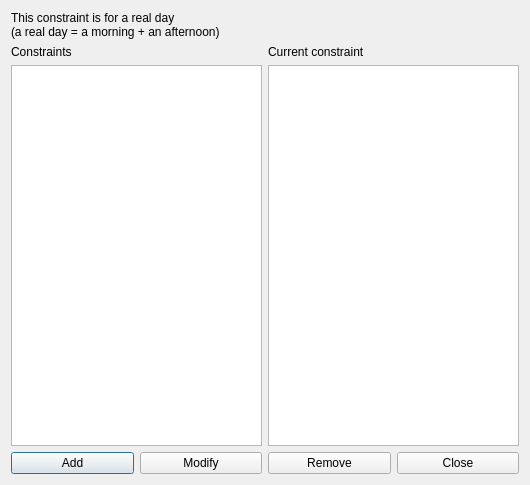
<?xml version="1.0" encoding="UTF-8"?>
<ui version="4.0">
 <class>ConstraintStudentsMaxRealDaysPerWeekForm_template</class>
 <widget class="QDialog" name="ConstraintStudentsMaxRealDaysPerWeekForm_template">
  <property name="geometry">
   <rect>
    <x>0</x>
    <y>0</y>
    <width>530</width>
    <height>485</height>
   </rect>
  </property>
  <property name="windowTitle">
   <string extracomment="This is the title of the dialog to see the list of all constraints of this type">Constraints students max real days per week</string>
  </property>
  <layout class="QGridLayout" name="gridLayout">
   <item row="0" column="0" colspan="2">
    <widget class="QLabel" name="label">
     <property name="text">
      <string>This constraint is for a real day
(a real day = a morning + an afternoon)</string>
     </property>
    </widget>
   </item>
   <item row="1" column="0">
    <layout class="QVBoxLayout" name="verticalLayout">
     <item>
      <widget class="QLabel" name="constraintsTextLabel">
       <property name="frameShape">
        <enum>QFrame::NoFrame</enum>
       </property>
       <property name="frameShadow">
        <enum>QFrame::Plain</enum>
       </property>
       <property name="text">
        <string>Constraints</string>
       </property>
       <property name="wordWrap">
        <bool>false</bool>
       </property>
      </widget>
     </item>
     <item>
      <widget class="QListWidget" name="constraintsListWidget"/>
     </item>
    </layout>
   </item>
   <item row="1" column="1">
    <layout class="QVBoxLayout" name="verticalLayout_2">
     <item>
      <widget class="QLabel" name="currentConstraintTextLabel">
       <property name="text">
        <string>Current constraint</string>
       </property>
       <property name="wordWrap">
        <bool>false</bool>
       </property>
      </widget>
     </item>
     <item>
      <widget class="QPlainTextEdit" name="currentConstraintTextEdit"/>
     </item>
    </layout>
   </item>
   <item row="2" column="0" colspan="2">
    <layout class="QHBoxLayout" name="horizontalLayout">
     <item>
      <widget class="QPushButton" name="addConstraintPushButton">
       <property name="text">
        <string>Add</string>
       </property>
      </widget>
     </item>
     <item>
      <widget class="QPushButton" name="modifyConstraintPushButton">
       <property name="text">
        <string>Modify</string>
       </property>
      </widget>
     </item>
     <item>
      <widget class="QPushButton" name="removeConstraintPushButton">
       <property name="text">
        <string>Remove</string>
       </property>
      </widget>
     </item>
     <item>
      <widget class="QPushButton" name="closePushButton">
       <property name="text">
        <string>Close</string>
       </property>
      </widget>
     </item>
    </layout>
   </item>
  </layout>
 </widget>
 <layoutdefault spacing="6" margin="11"/>
 <resources/>
 <connections/>
</ui>
